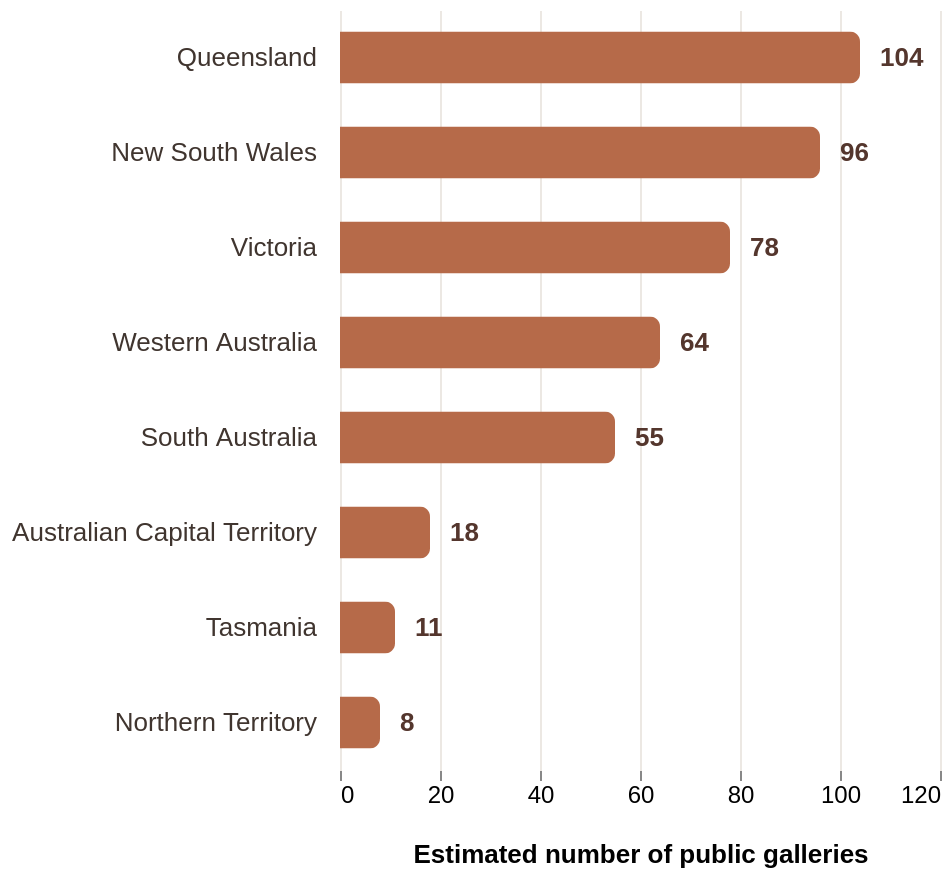

Write a Vega-Lite specification for this figure.
### Vega-Lite specification from a JSON file in a GitHub repository (floating-point values rounded to 4 significant figures)
{"$schema": "https://vega.github.io/schema/vega-lite/v5.json", "width": "container", "height": 380, "background": "transparent", "data": {"values": [{"state": "Queensland", "galleries": 104}, {"state": "New South Wales", "galleries": 96}, {"state": "Victoria", "galleries": 78}, {"state": "Western Australia", "galleries": 64}, {"state": "South Australia", "galleries": 55}, {"state": "Australian Capital Territory", "galleries": 18}, {"state": "Tasmania", "galleries": 11}, {"state": "Northern Territory", "galleries": 8}]}, "encoding": {"y": {"field": "state", "type": "nominal", "sort": {"field": "galleries", "order": "descending"}, "axis": {"title": null, "labelFontSize": 13, "labelColor": "#40352F", "labelPadding": 12, "labelLimit": 240, "ticks": false, "domain": false}}, "x": {"field": "galleries", "type": "quantitative", "scale": {"domain": [0, 120], "nice": false}, "axis": {"title": "Estimated number of public galleries", "titleFontSize": 13, "titlePadding": 18, "labelFontSize": 12, "grid": true, "gridColor": "#E8E3DC", "gridOpacity": 0.8, "domain": false, "tickCount": 7}}}, "layer": [{"mark": {"type": "bar", "color": "#B66A49", "cornerRadiusEnd": 5, "height": 26}, "encoding": {"tooltip": [{"field": "state", "type": "nominal", "title": "State / Territory"}, {"field": "galleries", "type": "quantitative", "title": "Estimated galleries", "format": ",d"}]}}, {"mark": {"type": "text", "align": "left", "baseline": "middle", "dx": 10, "fontSize": 13, "fontWeight": "bold", "color": "#54362D"}, "encoding": {"text": {"field": "galleries", "type": "quantitative", "format": "d"}}}], "config": {"view": {"stroke": null}, "font": "Arial"}}
